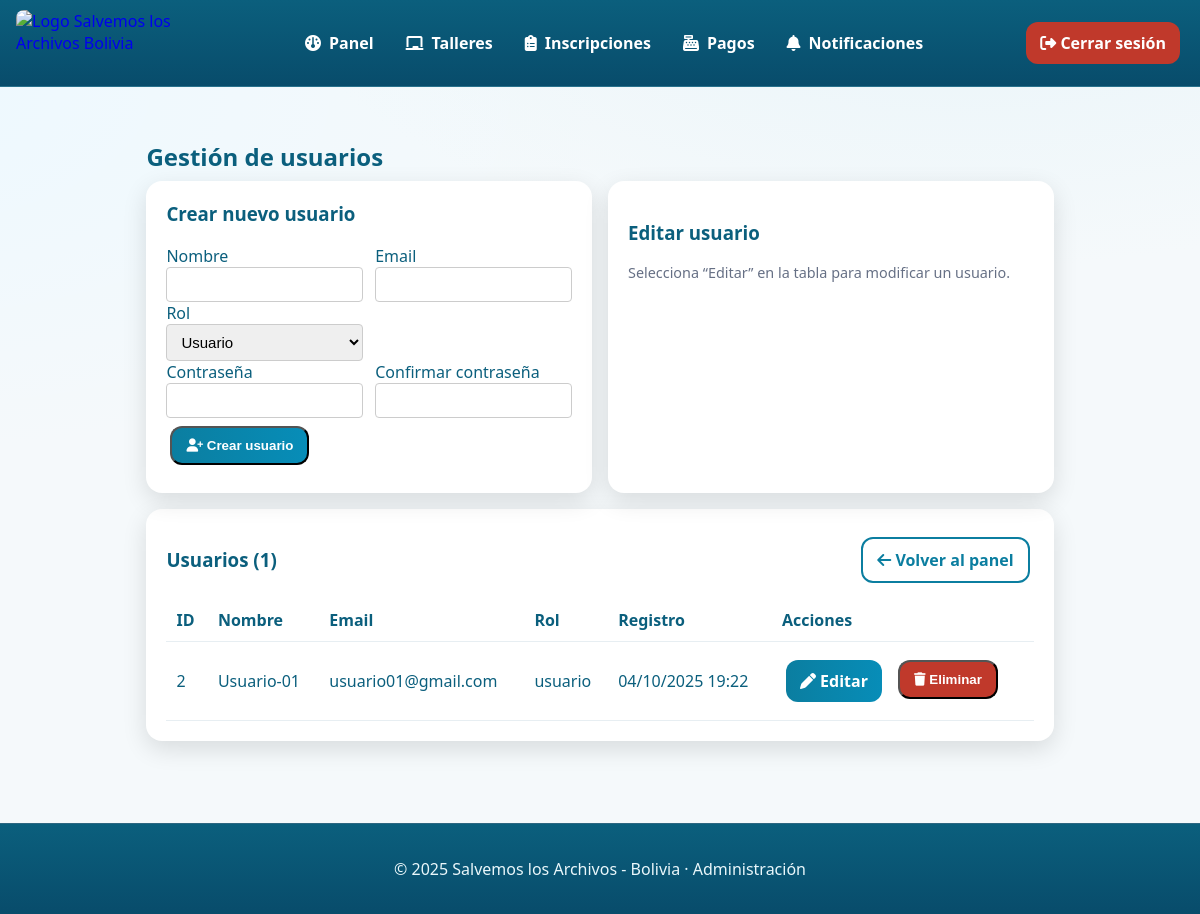
/usuarios.php (signed in), run on the app's committed database.
### tables this page shows
CREATE TABLE `usuarios` (
  `id_usuario` int(10) UNSIGNED NOT NULL,
  `nombre` varchar(100) NOT NULL,
  `email` varchar(150) NOT NULL,
  `password` varchar(255) NOT NULL,
  `rol` enum('admin','usuario','invitado') DEFAULT 'invitado',
  `fecha_registro` timestamp NOT NULL DEFAULT current_timestamp()
);

### usuarios.php (the view, shortened to what this page needs)
<?php
require_once __DIR__ . '/conexion.php';
$usuarios = [];
$res = $conn->query("SELECT id_usuario, nombre, email, rol, fecha_registro FROM usuarios WHERE rol != 'admin' ORDER BY fecha_registro");
if ($res) {
    while ($row = $res->fetch_assoc()) $usuarios[] = $row;
}
$editUser = null;
?>
<!DOCTYPE html>
<html lang="es">
<head>
    <link rel="stylesheet" href="estilos/index.css" />
    <link rel="stylesheet" href="estilos/menu.css" />
    <link rel="stylesheet" href="estilos/panel_usuario.css" />
    <link rel="stylesheet" href="estilos/usuarios.css" />
    <link rel="stylesheet" href="https://cdnjs.cloudflare.com/ajax/libs/font-awesome/6.5.0/css/all.min.css">
</head>
<body>
    <header>
        <div class="navbar">
            <div class="logo">
                <a href="index.php"><img src="img/logo.jpg" alt="Logo Salvemos los Archivos Bolivia"></a>
            </div>
            <ul class="menu" id="menu">
                <li><a href="panel_admin.php"><i class="fa-solid fa-gauge"></i> Panel</a></li>
                <li><a href="listar_talleres.php"><i class="fa-solid fa-chalkboard"></i> Talleres</a></li>
                <li><a href="listar_inscripciones.php"><i class="fa-solid fa-clipboard-list"></i> Inscripciones</a></li>
                <li><a href="listar_pagados.php"><i class="fa-solid fa-cash-register"></i> Pagos</a></li>
                <li><a href="notificaciones_admin.php"><i class="fa-solid fa-bell"></i> Notificaciones</a></li>
            </ul>
            <div class="actions">
                <a class="btn danger" href="logout.php"><i class="fa-solid fa-right-from-bracket"></i> Cerrar sesión</a>
            </div>
        </div>
    </header>
    <main>
        <div class="wrap">
            <h2 class="greet">Gestión de usuarios</h2>
            <div class="grid-2">
                <section class="card">
                    <h3 style="margin-top:0;">Crear nuevo usuario</h3>
                    <form method="post" class="form">
                        <div class="form-row">
                            <div>
                                <label>Nombre</label>
                                <input type="text" name="nombre" required />
                            </div>
                            <div>
                                <label>Email</label>
                                <input type="email" name="email" required />
                            </div>
                        </div>
                        <div class="form-row">
                            <div>
                                <label>Rol</label>
                                <select name="rol" required>
                                    <option value="usuario">Usuario</option>
                                </select>
                            </div>
                            <div></div>
                        </div>
                        <div class="form-row">
                            <div>
                                <label>Contraseña</label>
                                <input type="password" name="password" required />
                            </div>
                            <div>
                                <label>Confirmar contraseña</label>
                                <input type="password" name="password2" required />
                            </div>
                        </div>
                        <button class="btn" type="submit"><i class="fa-solid fa-user-plus"></i> Crear usuario</button>
                    </form>
                </section>
                <section class="card">
                    <?php if ($editUser): ?>
                        <h3>Editar usuario #<?php echo (int)$editUser['id_usuario']; ?></h3>
                        <form method="post" class="form">
                            <input type="hidden" name="action" value="update">
                            <input type="hidden" name="id_usuario" value="<?php echo (int)$editUser['id_usuario']; ?>">
                            <div class="form-row">
                                <div>
                                    <label>Nombre</label>
                                    <input type="text" name="nombre" required value="<?php echo htmlspecialchars($editUser['nombre']); ?>" />
                                </div>
                                <div>
                                    <label>Email</label>
                                    <input type="email" name="email" required value="<?php echo htmlspecialchars($editUser['email']); ?>" />
                                </div>
                            </div>
                            <div class="form-row">
                                <div>
                                    <label>Rol</label>
                                    <select name="rol" required>
                                        <option value="usuario" <?php echo $editUser['rol'] === 'usuario' ? 'selected' : ''; ?>>Usuario</option>
                                        <option value="invitado" <?php echo $editUser['rol'] === 'invitado' ? 'selected' : ''; ?>>Invitado</option>
                                        <option value="admin" <?php echo $editUser['rol'] === 'admin' ? 'selected' : ''; ?>>Administrador</option>
                                    </select>
                                </div>
                            </div>
                            <div class="form-row">
                                <div>
                                    <label>Nueva contraseña (opcional)</label>
                                    <input type="password" name="password" />
                                </div>
                                <div>
                                    <label>Confirmar contraseña</label>
                                    <input type="password" name="password2" />
                                </div>
                            </div>
                            <div class="actions-row">
                                <button class="btn" type="submit"><i class="fa-solid fa-floppy-disk"></i> Guardar cambios</button>
                                <a class="btn outline" href="usuarios.php"><i class="fa-solid fa-xmark"></i> Cancelar</a>
                            </div>
                        </form>
                    <?php else: ?>
                        <h3>Editar usuario</h3>
                        <p class="muted">Selecciona “Editar” en la tabla para modificar un usuario.</p>
                    <?php endif; ?>
                </section>
            </div>
            <section class="card" style="margin-top:16px;">
                <div style="display:flex; align-items:center; justify-content:space-between; gap:12px;">
                    <h3 style="margin:0;">Usuarios (<?php echo count($usuarios); ?>)</h3>
                    <a class="btn outline" href="panel_admin.php"><i class="fa-solid fa-arrow-left"></i> Volver al panel</a>
                </div>
                <div style="overflow:auto; margin-top:8px;">
                    <table class="table">
                        <thead>
                            <tr>
                                <th>ID</th>
                                <th>Nombre</th>
                                <th>Email</th>
                                <th>Rol</th>
                                <th>Registro</th>
                                <th>Acciones</th>
                            </tr>
                        </thead>
                        <tbody>
                            <?php if (!$usuarios): ?>
                                <tr>
                                    <td colspan="6" class="muted">Sin usuarios.</td>
                                </tr>
                            <?php else: ?>
                                <?php foreach ($usuarios as $u): ?>
                                    <tr>
                                        <td><?php echo (int)$u['id_usuario']; ?></td>
                                        <td><?php echo htmlspecialchars($u['nombre']); ?></td>
                                        <td><?php echo htmlspecialchars($u['email']); ?></td>
                                        <td><?php echo htmlspecialchars($u['rol']); ?></td>
                                        <td><?php echo date('d/m/Y H:i', strtotime($u['fecha_registro'])); ?></td>
                                        <td>
                                            <div class="actions-row">
                                                <a class="btn" href="usuarios.php?edit=<?php echo (int)$u['id_usuario']; ?>"><i class="fa-solid fa-pen"></i> Editar</a>
                                                <form method="post" onsubmit="return confirm('¿Seguro que deseas eliminar este usuario?');" style="display:inline;">
                                                    <button class="btn danger" type="submit"><i class="fa-solid fa-trash"></i> Eliminar</button>
                                                </form>
                                            </div>
                                        </td>
                                    </tr>
                                <?php endforeach; ?>
                            <?php endif; ?>
                        </tbody>
                    </table>
                </div>
            </section>
        </div>
    </main>
    <footer>
        <p>© <?php echo date('Y'); ?> Salvemos los Archivos - Bolivia · Administración</p>
    </footer>
</body>
</html>

### estilos/index.css (style rules this page uses)
:root { --accent: #0b5f7d; --accent-2: #2aa7c7; --accent-dark: #084c6b; --bg: #f5f9fb; --card-bg: #ffffff; --text: #1f2a33; --muted: #5c6b76; --ring: rgba(11, 95, 125, 0.25); --shadow: 0 10px 24px rgba(0, 0, 0, .08); --radius: 14px; }
* { box-sizing: border-box }
html, body { height: 100% }
body { margin: 0; font-family: ui-sans-serif, system-ui, -apple-system, "Segoe UI", Roboto, Arial, "Noto Sans", "Helvetica Neue", sans-serif; color: var(--text); background: radial-gradient(1200px 600px at 80% -10%, #e7f4f9 0%, transparent 60%), radial-gradient(1200px 600px at -10% 10%, #edf9ff 0%, transparent 60%), var(--bg); }

### estilos/menu.css (style rules this page uses)
html, body { height: 100%; }
body { min-height: 100vh; display: flex; flex-direction: column; }
header { position: sticky; top: 0; z-index: 1000; backdrop-filter: saturate(140%) blur(8px); background: linear-gradient(180deg, var(--accent), var(--accent-dark)); border-bottom: 1px solid rgba(255, 255, 255, .12); }
.navbar { max-width: 1200px; margin: 0 auto; padding: 10px 16px; display: grid; grid-template-columns: auto 1fr auto; align-items: center; gap: 12px; }
.logo a { display: flex; align-items: center; gap: 10px; text-decoration: none; }
.logo img { width: 190px; height: 66px; object-fit: cover; display: block; border-radius: 8px; }
.menu { display: flex; align-items: center; justify-content: center; gap: 8px; list-style: none; margin: 0; padding: 0; }
.menu>li { position: relative }
.menu a { color: #fff; text-decoration: none; font-weight: 600; padding: 8px 12px; border-radius: 10px; display: inline-flex; align-items: center; gap: .5rem; }
.actions { display: flex; align-items: center; gap: 10px; }
footer { background: linear-gradient(180deg, var(--accent), var(--accent-dark)); color: #eaf7fb; text-align: center; padding: 18px; border-top: 1px solid rgba(255, 255, 255, .15); margin-top: auto; }
main { max-width: 100%; margin: 5px auto 50px; padding: 0 18px; flex: 1 0 auto; }

### estilos/panel_usuario.css (style rules this page uses)
:root { --bg: #f5f9fb; --card: #fff; --primary: #0b7ea0; --primary2: #078db8; --text: #0b5f7d; --muted: #4b6b77; --danger: #c0392b; }
* { box-sizing: border-box }
.wrap { max-width: 80%; margin: 20px auto; padding: 12px }
.greet { margin: 16px 0 8px; color: var(--text); }
.card { background: var(--card); border-radius: 16px; box-shadow: 0 8px 24px rgba(0, 0, 0, .12); padding: 20px; overflow: hidden; min-width: 0; }
.card p, .card div, .card li, .card h3, .card h2 { overflow-wrap: anywhere; word-break: break-word; }
.btn { display: inline-block; padding: 10px 14px; margin: 8px 4px; border-radius: 12px; background: linear-gradient(90deg, var(--primary), var(--primary2)); color: #fff; font-weight: 600; text-decoration: none }
.btn.outline { background: transparent; color: var(--primary); border: 2px solid var(--primary) }
.btn.danger { background: var(--danger) }
.muted { color: var(--muted); font-size: 13px }

### estilos/usuarios.css (style rules this page uses)
.grid-2 { display: grid; grid-template-columns: repeat(2, minmax(0, 1fr)); gap: 16px; }
input[type="text"], input[type="email"], input[type="password"], select { width: 100%; padding: 8px 10px; font-size: 15px; border: 1px solid #ccc; border-radius: 4px; box-sizing: border-box; transition: border-color .2s ease, box-shadow .2s ease; }
.form-row { display: grid; grid-template-columns: 1fr 1fr; gap: 12px; }
.table { width: 100%; border-collapse: collapse; }
.table th, .table td { border-bottom: 1px solid #e7eef2; padding: 10px; text-align: left; }
.muted { color: #667085; font-size: .9rem; }
.actions-row { display: flex; gap: 8px; flex-wrap: wrap; }

### data on the page
usuarios: id_usuario "2", nombre "Usuario-01", email "usuario01@gmail.com", rol "usuario", fecha_registro "04/10/2025 19:22"

### other printed values
count($usuarios) "1"
